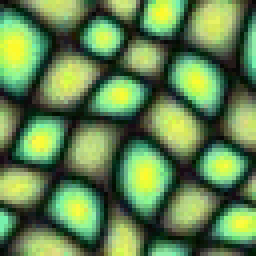
#> input picture project1/data/green.jpg, 64 x 64 px (shown 4 times larger)
$ python gui.py -patch ../data/akeyboard_small.jpg -bg ../data/green.jpg   (older library calls are emulated)
#> lines starting #> are read from the running program, lines starting #| are printed output that depends on the picture
### project1/src/graphcut.py
from PIL import Image, ImageOps
import numpy as np
import maxflow
import warnings
import matplotlib.pyplot as plt
from numpy.lib.utils import deprecate
from scipy.signal import fftconvolve
from pathlib import Path

class AttrCtrl:
    def __init__(self):
        super().__setattr__('attr_list', [])

    def __setattr__(self, name: str, value):
        super().__setattr__(name, value)
        self.attr_list.append(name)

class PixelNodeSet(AttrCtrl):
    """
    Fixed global nodes corresponding to output pixel
    Optimized for parallelization
      x -- right -- o
      |
    bottom
      |
      o
    """
    class Wrapper:
        # [4 lines left out: function __init__, not called in this run]

        def __getattr__(self, name: str):
            return getattr(self.parent, name)[self.y, self.x]

        def __setattr__(self, name: str, value):
            getattr(self.parent, name)[self.y, self.x] = value

        # [7 lines left out: function reset_seam, not called in this run]

        def set_color(self, color):
            self.color_A = color
            self.empty = False

        # [4 lines left out: function set_seam, not called in this run]

    def __init__(self, height, width):
        super().__init__()
        self.color_A = np.zeros((height, width, 3))
        self.color_B = np.zeros((height, width, 3))
        self.empty = np.ones((height, width), dtype=np.bool)
        self.right_cost = np.zeros((height, width))
        self.bottom_cost = np.zeros((height, width))
        self.on_seam_right = np.zeros((height, width), dtype=np.bool)
        self.on_seam_bottom = np.zeros((height, width), dtype=np.bool)
        self.max_flow = np.zeros((height, width))
        self.on_new_seam = np.zeros((height, width), dtype=np.bool)  ## whether node is on the newest seam

    def __getitem__(self, idx):
        y, x = idx
        return self.Wrapper(self, x, y)


class SeamNode:
    """
    Node holding all old seams
    """
    # [9 lines left out: function __init__, not called in this run]

class GraphCut:
    # [4 lines left out: function set_patch, not called in this run]

    def __init__(self, im, out_size, use_grad=True):
        self._input = np.copy(im)
        self._input_gradient_x, self._input_gradient_y = self.get_gradient(im)

        self._input_h, self._input_w, ch = im.shape
        self._output_h, self._output_w = out_size
        self._global_nodes = PixelNodeSet(*out_size)
        self._INFTY = float('inf')
        self._MIN_CAP = 1e-5
        self._patch_cnt = 0
        self._is_filled = False
        self._max_err_node_idx = -1

        # SSD computation step
        self._ssdStep = 3

        self._border_size = 1  # for max error calc

        self._is_refined = np.zeros((self._output_h, self._output_w), dtype=np.bool)

        # self.output = np.zeros(out_size + (ch,))
        self.refine_step = 1

        ## visualization params
        self.seam_size = 1
        self.use_grad = use_grad

    @property
    def output(self):
        return np.clip(np.round(self._global_nodes.color_A.copy()), 0, 255).astype(np.uint8)

    @staticmethod
    def get_gradient(img):
        img = ImageOps.grayscale(Image.fromarray(img.astype(np.uint8)))
        img = np.array(img)
        def rescale(arr, x_min, x_max):
            i_min = np.min(arr)
            i_max = np.max(arr)
            return x_min + (arr - i_min) * (x_max - x_min) / (i_max - i_min + 1e-5)
        return rescale(np.abs(np.gradient(img, axis=1)), 0, 255) / 255., rescale(np.abs(np.gradient(img, axis=0)), 0, 255) / 255.

    @staticmethod
    def rgb_dist(src, dst):
        return np.linalg.norm((dst - src) / 255., axis=-1)


    # [549 lines left out: functions get_seam_max_error_idx, _get_ssd_impl, get_sub_patch_ssd, get_entire_patch_ssd, get_ssd_slow, get_ssd_sub_patch_slow and 5 more, not called in this run]

### project1/src/gui.py
from argparse import ArgumentParser
import argparse
from graphcut import GraphCut
from PIL import Image
import numpy as np

if __name__ == '__main__':
    parser = argparse.ArgumentParser()
    parser.add_argument('-patch', help='Path to patch image to be applied', required=True)
    parser.add_argument('-bg', help='Path to background image', required=True)
    args = parser.parse_args()

    im = np.array(Image.open(args.bg).convert('RGB'))
#> im is the input picture: shape (64, 64, 3); mean R, G, B 98.3, 132.2, 79
    blender = GraphCut(im, im.shape[:-1])
#> in get_gradient, `img = ImageOps.grayscale(Image.fromarray(img.astype(np.uint8)))`:
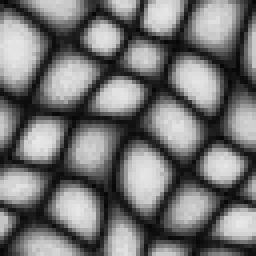
#> img: PIL image 64x64 L (shown 4 times larger); min 7, max 231, mean 116
#> in rescale, `i_min = np.min(arr)`: i_min = 0
#> in rescale, `i_max = np.max(arr)`: i_max = 89
#> in rescale, `return x_min + (arr - i_min) * (x_max - x_min) / (i_max - i_min + 1e-5)`:
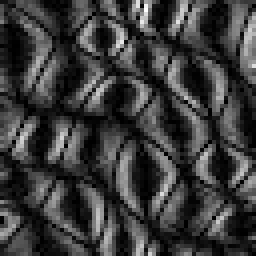
#> returned value: shape (64, 64) float64 (shown 4 times larger); min 0, max 255, mean 60.2
#> call 2 of rescale, with x_min = 0, x_max = 255
#> in rescale (call 2), `i_max = np.max(arr)`: i_max = 84.5
#> in rescale (call 2), `return x_min + (arr - i_min) * (x_max - x_min) / (i_max - i_min + 1e-5)`:
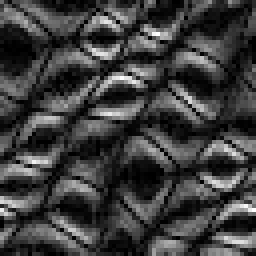
#> returned value: shape (64, 64) float64 (shown 4 times larger); min 0, max 255, mean 62.5

$ run again, on project1/data/leaf.jpg
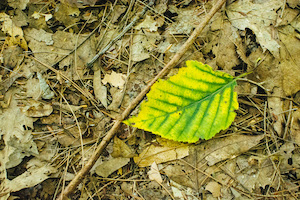
#> input picture project1/data/leaf.jpg, 300 x 200 px
#> im is the input picture: shape (200, 300, 3); mean R, G, B 141.8, 135.4, 66.5
#> in get_gradient, `img = ImageOps.grayscale(Image.fromarray(img.astype(np.uint8)))`:
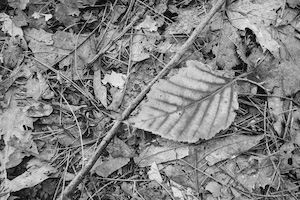
#> img: PIL image 300x200 L; min 0, max 243, mean 129.4
#> i_min = 0
#> i_max = 137
#> i_max = 146
#> in rescale (call 2), `return x_min + (arr - i_min) * (x_max - x_min) / (i_max - i_min + 1e-5)`:
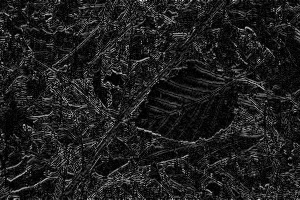
#> returned value: shape (200, 300) float64; min 0, max 255, mean 31.2

$ run again, on project1/data/strawberries2.jpg
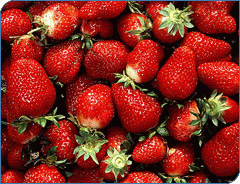
#> input picture project1/data/strawberries2.jpg, 240 x 184 px
#> im is the input picture: shape (184, 240, 3); mean R, G, B 134.1, 42.8, 32.3
#> in get_gradient, `img = ImageOps.grayscale(Image.fromarray(img.astype(np.uint8)))`:
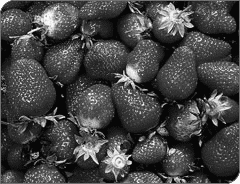
#> img: PIL image 240x184 L; min 6, max 251, mean 68.9
#> i_min = 0
#> i_max = 160
#> i_max = 156
#> in rescale (call 2), `return x_min + (arr - i_min) * (x_max - x_min) / (i_max - i_min + 1e-5)`:
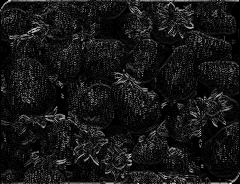
#> returned value: shape (184, 240) float64; min 0, max 255, mean 23.1
